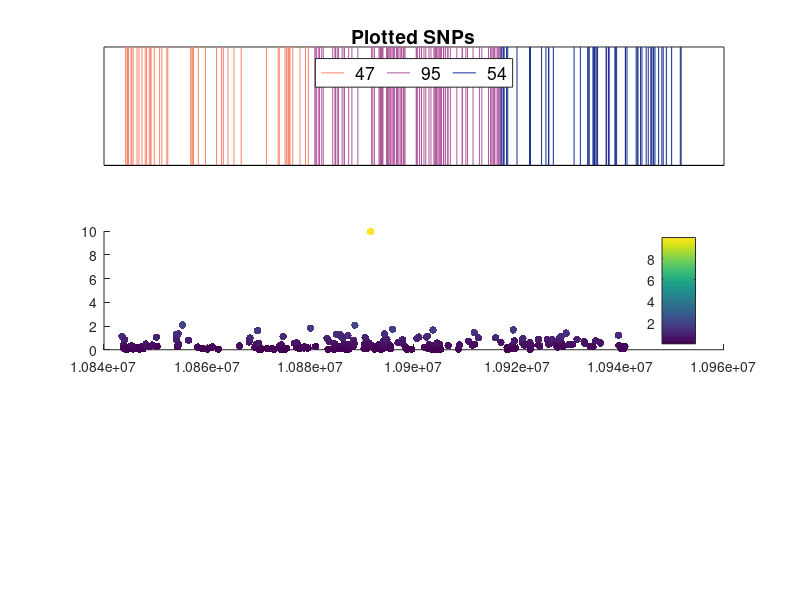

MATLAB code for this plot: (Note: this script raises an error after producing the figure.)
%@MENG LUO
%CONTACT chzeluo@gmail.com
clear,clc;
load na23_chr4_2.mat
%tit='Chromosome 4';
subplot(3,1,1)
bin=30000;%windon size 
p1=max(po);p2=min(po);
p=round((p1-p2)/bin);pl=zeros(length(po),1);
%for i=1:1
%a=0;
pol=po;
pm=zeros(p,1);
for j=1:p
    [a,b]=find(po<(po(1)+bin));
    pm(j)=length(a);
    col=zeros(p,3);
        %pl(a>pm(j))=j;%
    cl=unifrnd(0,1,1,3);
    col(j,:)=cl;
    stem(po(a),.05*ones(size(po(a))),'Color',cl,'Marker','none');
        %a=a+0;
    po(a)=[];  
    hold on
end
pm=num2str(pm);
lgd = legend(pm,'Location','north','Orientation','horizontal');
title(lgd,'Plotted SNPs');
%h2=stem(po,.05*ones(size(po)),'Color','k','Marker','none');
set(gca,'Xtick',[],'Ytick',[]);ylim([0 0.05]);%ylabel('plotted SNPs')
set(gca,'FontName','Times New Roman','FontWeight','bold','FontSize',14);

subplot(3,1,2)
pml=-log10(pml);cb=30;
scatter(pol,pml,cb,pml,'filled','LineWidth',2)
%colormap jet% the catgory of colormap{parula,jet,hsv,hot,cool,spring,summer,autumn,winter,gray,bone,copper,pink,lines,colorcube,prism,flag,white}
cm=colorbar('location','east');
cm.Label.String = 'r^2';
%new color type
colormap(cbrewer2('RdBu'));
box on;
set(gca,'FontName','Times New Roman', 'FontWeight','bold','FontSize',14);
ylabel('-log_{10}(\itP)');%title(tit);
set(gca,'XTick',[]);

subplot(3,1,3);
for i=1:16
    a1=[al(i),al(i)];
    ps=px(i,:)/1000000;
    %line(ps,a1,'LineWidth',7);
    %annotation('arrow',)
    %dim=[ps,a1];
    %annotation(hf, 'arrow', dim);
    text(mean(ps)-0.005,a1(1)+0.3,lab(i));
    %davinci( 'arrow', 'X', ps, 'Y',a1,'ArrowType', 'double','LineWidth',2);%,'Shaft.Type','rectangle'
    %daspect( [1 1 1] ) 
    davinci( 'arrow', 'X', ps, ...
                  'Y',a1, ...
                  'ArrowType','single',...%double
                  'Shaft.Type','rectangle', ...
                  'Shaft.Width',0.3,... #'Head.Length',0.03,...
                  'Head.Width',0.3, ...
                  'Head.Sweep',0, ...
                  'Color','b', ...
                  'EdgeColor','b', ...
                  'LineWidth',0.5 );
    hold on
    %setting the right or left arrow (if 0 or 1)
    %text(ps,a1,'\rightarrow','FontSize',14,'FontWeight','bold')
end
set(gca,'FontName','Times New Roman', 'FontWeight','bold','FontSize',14);
%set(gca,'xlim',[pos(n1),pos(n2)]);
set(gca,'YTick',[]);
xlabel('Position on Chr(Mb)');set(gca,'Box','on','XGrid','on');   





